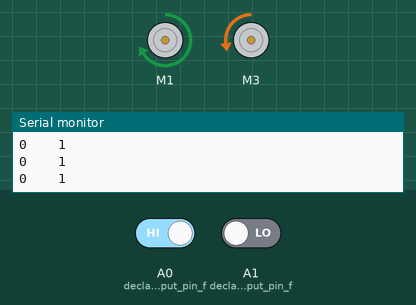
Bench run of a sketch on a simulated Arduino Uno, built with avr-gcc and run on an emulated ATmega328P. On the bench: 2 × DC motor (green arrow = forward, orange = backward, longer = faster), the last lines printed to the serial monitor. The inputs (shaded band) are chosen by the test bench; at power-on: A1 (declare_A1_as_input_pin_f) LOW, A0 (declare_A0_as_input_pin_f) HIGH.

Above: at 1.7 s.
1.8 s: A1 (declare_A1_as_input_pin_f) driven HIGH
At 2.5 s:
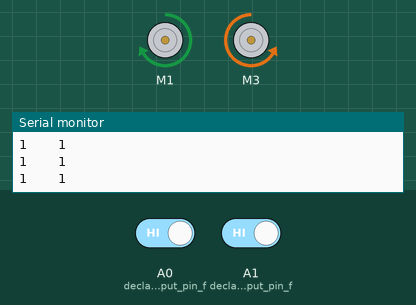
3.3 s: A0 (declare_A0_as_input_pin_f) driven LOW
At 3.9 s:
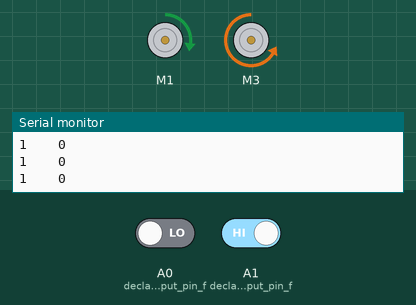
4.8 s: A0 (declare_A0_as_input_pin_f) driven HIGH
At 5.4 s:
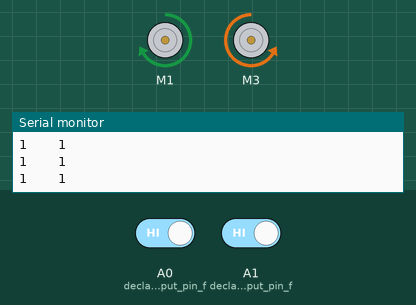
7.8 s: A1 (declare_A1_as_input_pin_f) driven LOW
At 8.4 s:
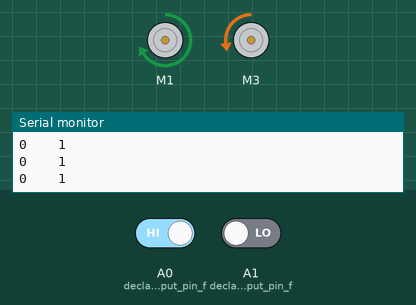
Timing chart, 0 to 10.3 s (numbered marks = the images above; inputs shaded):
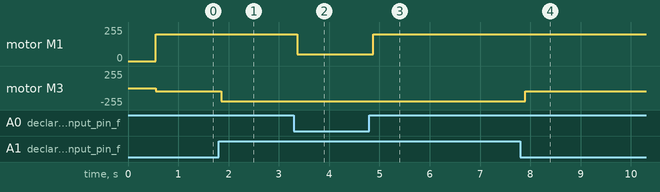

The sketch:

Projectwork.ino
```cpp
#include <AFMotor.h>

AF_DCMotor motorA(1); //this is the left motor
AF_DCMotor motorB(3); //this is the right motor


void setup() {
  Serial.begin(9600);           // set up Serial library at 9600 bps
  Serial.println("Line Follower Rover");
  delay(500);

  pinMode(A0, INPUT); // declare A0 as input pin for left sensor
  pinMode(A1, INPUT); // declare A1 as input pin for right sensor
  motorA.setSpeed(180); // turn on motor1
  motorA.run(RELEASE);
  motorB.setSpeed(180); // turn on motor2
  motorB.run(RELEASE);
}


void loop() {

  int sensor1 = digitalRead(A1);
  int sensor2 = digitalRead(A0);

  //Reading the values of the sensors on the serial monitor
  Serial.print(sensor1);
  Serial.print("    ");
  Serial.println(sensor2);
  delay(50);
  //value of 0 means no black line, value of 1 means black line detected.

  //Move forward if both sensors zero (no black line).

  if ((sensor1 == 1) && (sensor2 == 1))
  {
    motorA.setSpeed(200); // turn on motor1
    motorB.setSpeed(200);
    motorA.run(FORWARD);
    motorB.run(BACKWARD);
  }
  //Turn left if left sensor (sensor 1) detects black line
  else if ((sensor1 == 0) && (sensor2 == 1))
    //motor1 is left motor, motor 2 is right motor
  {
    motorA.setSpeed(200); // turn on motor1
    motorA.run(FORWARD);
    motorB.setSpeed(50);
    motorB.run(BACKWARD);

  }
  //Turn right if right sensor detects black line
  else if ((sensor2 == 0) && (sensor1 == 1))
    //motor1 is left motor, motor 2 is right motor
  {
    motorA.setSpeed(50); // turn on motor1
    motorA.run(FORWARD);
    motorB.setSpeed(200);
    motorB.run(BACKWARD);
  }
}
```

Measured:
- after the input at 1.8 s, motor M3: backward 50/255 → backward 200/255 after 0.06 s
- after the input at 3.3 s, motor M1: forward 200/255 → forward 50/255 after 0.07 s
- after the input at 4.8 s, motor M1: forward 50/255 → forward 200/255 after 0.08 s
- after the input at 7.8 s, motor M3: backward 200/255 → backward 50/255 after 0.10 s
